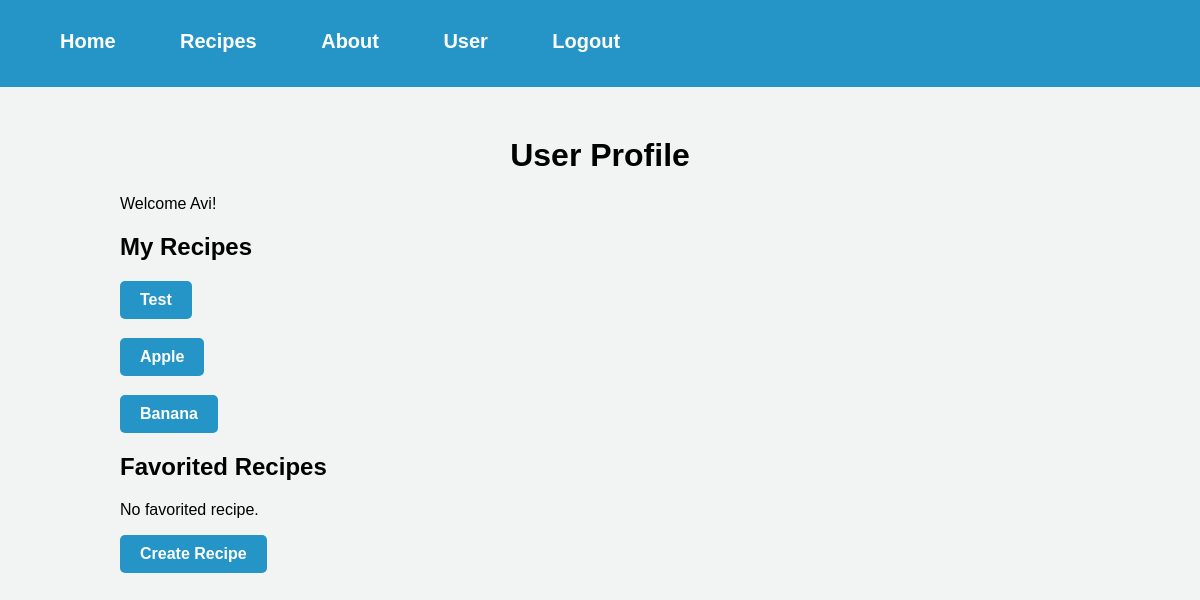
Screenshot of /user (signed in) with the database file from the repository.
### website/models.py (models this page shows)
class User(db.Model, UserMixin):
    id = db.Column(db.Integer, primary_key=True)
    email = db.Column(db.String(150), unique=True)
    password = db.Column(db.String(150))
    first_name = db.Column(db.String(150))
    recipes = db.relationship('Recipe', backref='user', lazy=True)
    favorites = db.relationship('Recipe', secondary='favorites', backref=db.backref(
        'favorited_by', lazy='dynamic'))
    likes = db.relationship('Like', backref='user', lazy=True)

class Recipe(db.Model):
    id = db.Column(db.Integer, primary_key=True)
    user_id = db.Column(db.Integer, db.ForeignKey('user.id'), nullable=False)
    title = db.Column(db.String(128), nullable=False)
    description = db.Column(db.String(512), nullable=False)
    servings = db.Column(db.Integer, nullable=False)
    prep_time = db.Column(db.Integer, nullable=False)
    cook_time = db.Column(db.Integer, nullable=False)
    ingredients = db.relationship('Ingredient', backref='recipe', lazy=True, cascade='all, delete')
    instructions = db.relationship('Instruction', backref='recipe', lazy=True, cascade='all, delete')
    tags = db.relationship('Tags', backref='recipe', lazy=True, cascade='all, delete')
    comments = db.relationship('Comments', backref='recipe', lazy=True, cascade='all, delete-orphan')
    likes = db.Column(db.Integer, default=0)

### website/views.py (the view)
@views.route('/user', methods=['GET', 'POST'])
@login_required
def user():
    user = current_user
    user_recipes = Recipe.query.filter_by(user_id=user.id).all()
    return render_template("user.html", user=user, user_recipes=user_recipes)

### website/__init__.py (called while the page is built)
def create_app():
    app = Flask(__name__)
    app.config['SECRET_KEY'] = 'hjshjhdjah kjshkjdhjs'
    app.config['SQLALCHEMY_DATABASE_URI'] = f'sqlite:///{DB_NAME}'
    db.init_app(app)
    from .views import views
    from .auth import auth
    app.register_blueprint(views, url_prefix='/')
    app.register_blueprint(auth, url_prefix='/')
    from .models import User
    with app.app_context():
        db.create_all()
    login_manager = LoginManager()
    login_manager.login_view = 'auth.login'
    login_manager.init_app(app)
    @login_manager.user_loader
    def load_user(id):
        return User.query.get(int(id))
    return app

### website/templates/user.html (shortened to what this page needs)
{% extends "base.html" %}
{% block content %}
<link rel="stylesheet" type="text/css" href="{{ url_for('static', filename='user.css') }}">
<h1 align="center">User Profile</h1>
<div>
    <p>Welcome {{ user.first_name }}!</p>
    <h2>My Recipes</h2>
    {% for recipe in user_recipes %}
    <h3><a href="{{ url_for('views.recipe', recipe_id=recipe.id) }}">{{ recipe.title }}</a></h3>
    {% endfor %}
    <h2>Favorited Recipes</h2>
    {% if user.favorites %}
    <ul>
        {% for recipe in user.favorites %}
        <li><a href="{{ url_for('views.recipe', recipe_id=recipe.id) }}">{{ recipe.title }}</a></li>
        {% endfor %}
    </ul>
    {% else %}
    <p>No favorited recipe.</p>
    {% endif %}
</div>
<div>
    <a href="/createRecipe">Create Recipe</a>
</div>
{% endblock %}

### website/static/user.css (style rules this page uses)
body { background-color: #F2F4F4; font-family: Arial, sans-serif; margin: 0; padding: 0; }
a { background-color: #2595C7; border-radius: 5px; color: white; display: inline-block; font-size: 16px; font-weight: bold; padding: 10px 20px; text-align: center; text-decoration: none; transition: background-color 0.3s ease-in-out; }

### rows the page displays
User: first_name "Avi"
Recipe: title "Test"
Recipe: title "Apple"
Recipe: title "Banana"
